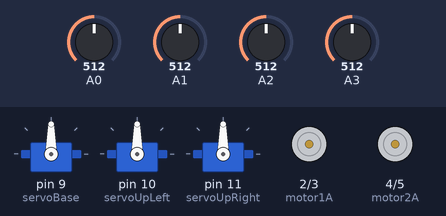
Simulated run of this sketch. Board: Arduino Uno, built with avr-gcc and run on an emulated ATmega328P. On the bench: 3 × servo, motor-driver pin pairs drawn as motors (green arrow = first pin HIGH = forward, orange = second pin HIGH = backward, longer = more drive). Inputs (shaded band) come from the test bench; at power-on: A0 = 512, A1 = 512, A2 = 512, A3 = 512.

Above: at 1.2 s.
1.3 s: A0 set to 610
At 2.2 s:
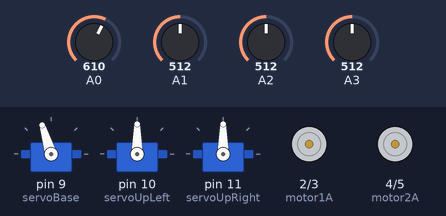
2.8 s: A1 set to 610
At 4.0 s:
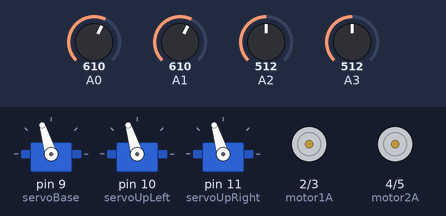
4.3 s: A2 set to 587
5.8 s: A2 set to 618
At 6.9 s:
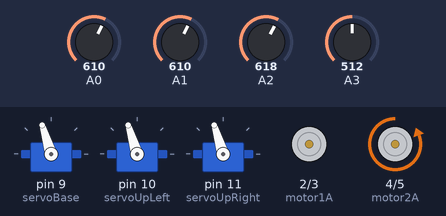
7.3 s: A0 set to 716
At 8.5 s:
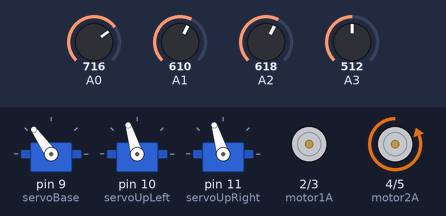
8.8 s: A1 set to 716
At 9.2 s:
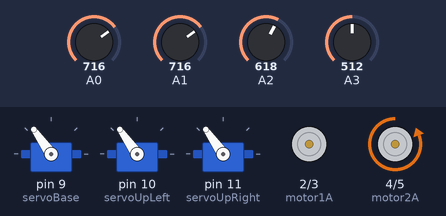
Timing chart, 0 to 11.3 s (numbered marks = the images above; inputs shaded):
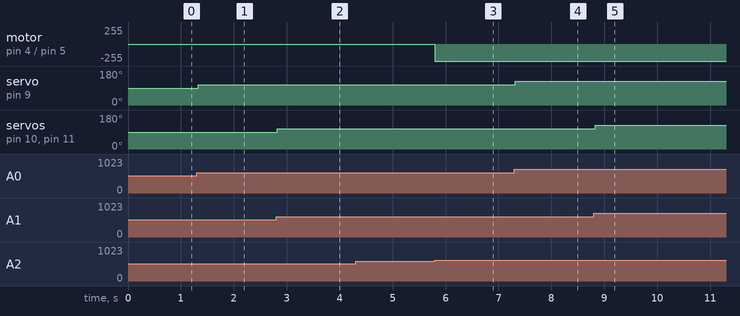

Measured:
- the behaviour switches between 600 and 601 on A2 (found by bisection; images 2 and 3)
- after the input at 1.3 s, servo on pin 9 (servoBase): 90° → 107° at once
- after the input at 2.8 s, servo on pin 10 (servoUpLeft), servo on pin 11 (servoUpRight): 90° → 107° at once
- after the input at 4.3 s, every drawn part: stays the same
- after the input at 5.8 s, motor on pin 4 (motor2A) / pin 5 (motor2B): stopped → backward 255/255 at once
- after the input at 7.3 s, servo on pin 9 (servoBase): 107° → 125° at once
- after the input at 8.8 s, servo on pin 10 (servoUpLeft), servo on pin 11 (servoUpRight): 107° → 125° at once

The sketch:

DustBinCollector.ino
```cpp
#include<Servo.h>
Servo servoBase;
Servo servoUpLeft;
Servo servoUpRight;
//variables to store the values of joystick
int joystickX;
int joystickY;
//variables to store position of servos
int servoBasePosition;
int servoUpLeftPosition;
int servoUpRightPosition;

const int motor1A = 2;
const int motor1B = 3;
const int motor2A = 4;
const int motor2B = 5;

int joystickXcar;
int joystickYcar;

void setup() {

  servoBase.attach(9);
  servoUpLeft.attach(10);
  servoUpRight.attach(11);
  Serial.begin(9600);
  pinMode(motor1A, OUTPUT);
  pinMode(motor1B, OUTPUT);
  pinMode(motor2A, OUTPUT);
  pinMode(motor2B, OUTPUT);

}

void loop() {
  joystickX=analogRead(A0);
joystickY=analogRead(A1);

  servoBasePosition=map(joystickX,0,1023,0,180);
servoUpLeftPosition=map(joystickY,0,1023,0,180);
servoUpRightPosition=map(joystickY,0,1023,0,180);


servoBase.write(servoBasePosition);
servoUpLeft.write(servoUpLeftPosition);
servoUpRight.write(servoUpRightPosition);
delay(15);

joystickXcar = analogRead(A2);
  joystickYcar = analogRead(A3);

  int motorSpeed = map(joystickXcar, 0, 1023, -255, 255);
  int direction = map(joystickYcar, 0, 1023, -1, 1);
  motorSpeed = motorSpeed * direction;

  if (joystickXcar < 400) {
    moveLeft(motorSpeed);
  } else if (joystickXcar > 600) {
    moveRight(motorSpeed);
  } else if (joystickYcar < 400) {
    moveForward(motorSpeed);
  } else if (joystickYcar > 600) {
    moveBackward(motorSpeed);
  } else {
    stopRover();
  }

  delay(15);
}
void moveLeft(int motorSpeed) {
  digitalWrite(motor1A, LOW);
  digitalWrite(motor1B, HIGH);
  digitalWrite(motor2A, HIGH);
  digitalWrite(motor2B, LOW);
  analogWrite(motor1A, motorSpeed);
  analogWrite(motor2A, motorSpeed);
}

void moveRight(int motorSpeed) {
  digitalWrite(motor1A, HIGH);
  digitalWrite(motor1B, LOW);
  digitalWrite(motor2A, LOW);
  digitalWrite(motor2B, HIGH);
  analogWrite(motor1A, motorSpeed);
  analogWrite(motor2A, motorSpeed);
}

void moveForward(int motorSpeed) {
  digitalWrite(motor1A, HIGH);
  digitalWrite(motor1B, LOW);
  digitalWrite(motor2A, HIGH);
  digitalWrite(motor2B, LOW);
  analogWrite(motor1A, motorSpeed);
  analogWrite(motor2A, motorSpeed);
}

void moveBackward(int motorSpeed) {
  digitalWrite(motor1A, LOW);
  digitalWrite(motor1B, HIGH);
  digitalWrite(motor2A, LOW);
  digitalWrite(motor2B, HIGH);
  analogWrite(motor1A, motorSpeed);
  analogWrite(motor2A, motorSpeed);
}

void stopRover() {
  digitalWrite(motor1A, LOW);
  digitalWrite(motor1B, LOW);
  digitalWrite(motor2A, LOW);
  digitalWrite(motor2B, LOW);
}
```
